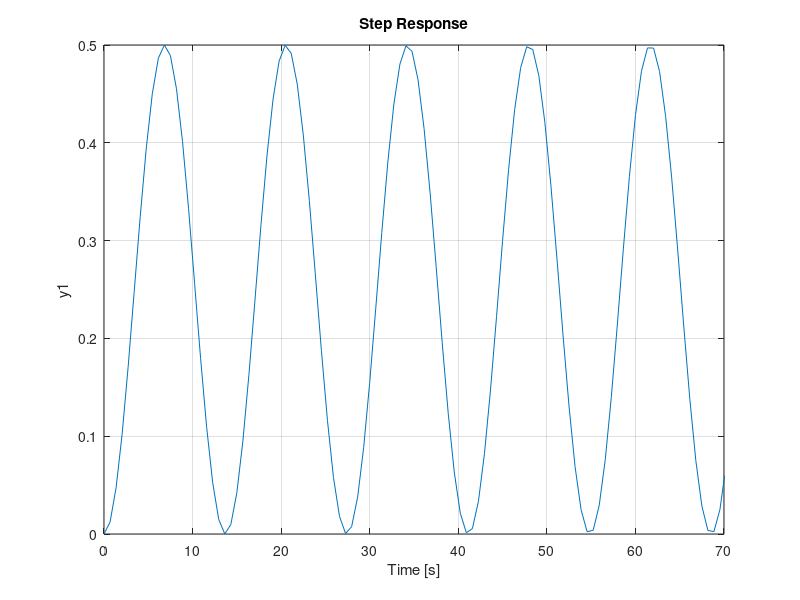
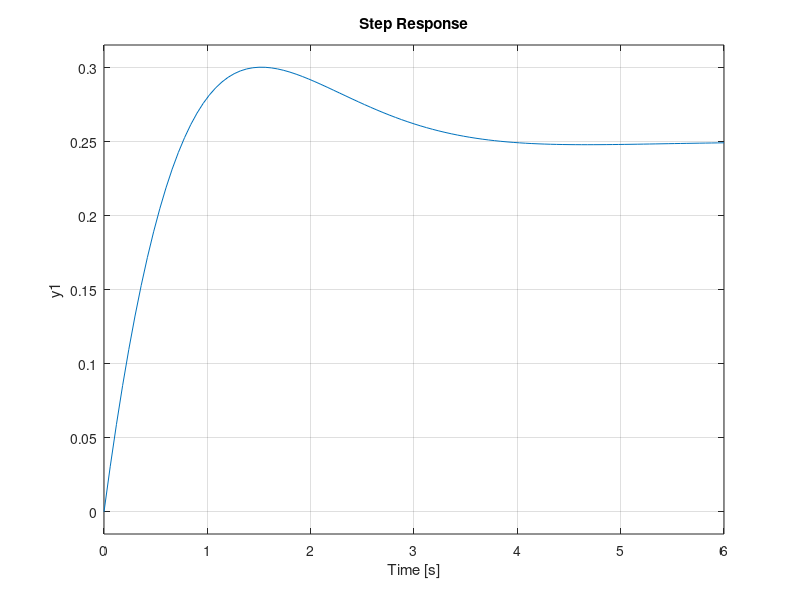
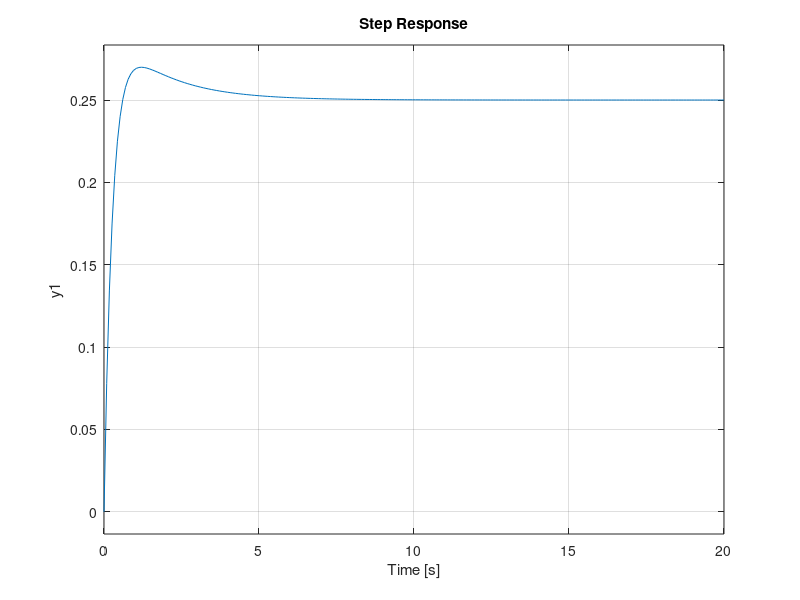
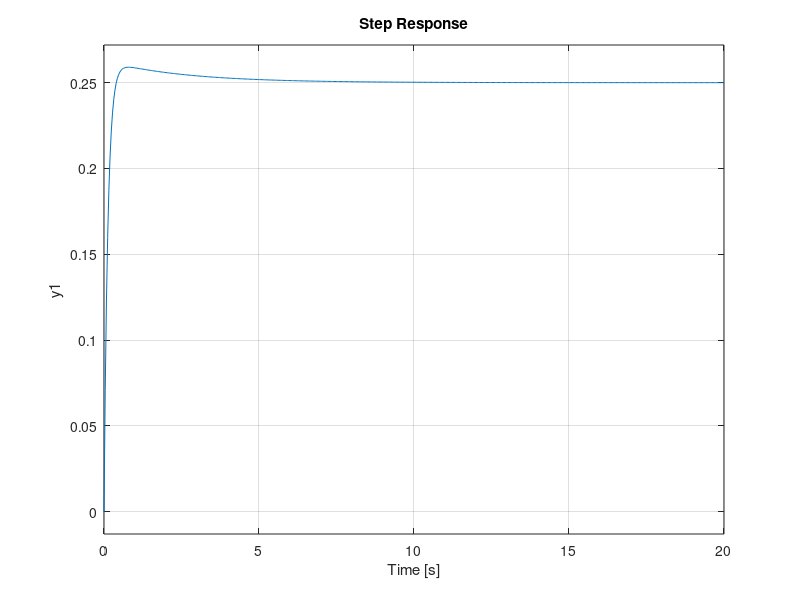

Here is the MATLAB script that generated these plots, in order:
m = 0.111;
R = 0.015;
g = -9.8;
L = 1.0;
d = 0.03;
%Transfer Function
J = 9.99e-6;
s = tf('s');
P_ball = -m*g*d/L/(J/R^2+m)/s^2;
%Step response for the P_Controller
Kp = 1;
C = pid(Kp);
sys_cl=feedback(C*P_ball,1);
figure(1);
step(0.25*sys_cl)
axis([0 70 0 0.5])
%Step response for the PD_Controller1.
Kp = 10;
Kd = 10;
C = pid(Kp,0,Kd);
sys_cl=feedback(C*P_ball,1);
t=0:0.01:5;
figure(2);
step(0.25*sys_cl)
%Step response for the PD_Controller2.
Kp = 10;
Kd = 20;
C = pid(Kp,0,Kd);
sys_cl=feedback(C*P_ball,1);
figure(3);
step(0.25*sys_cl)
%Step response for the PD_Controller3.
Kp = 15;
Kd = 40;
C = pid(Kp,0,Kd);
sys_cl=feedback(C*P_ball,1);
figure(4);
step(0.25*sys_cl)